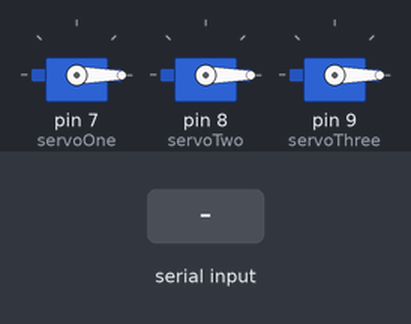
Simulated run of this sketch. Board: Arduino Uno, built with avr-gcc and run on an emulated ATmega328P. On the bench: 3 × servo. Inputs (shaded band) come from the test bench. What the sketch prints to the serial monitor is not drawn.

Above: at 1.2 s.
1.3 s: byte 1 (1) received over Serial
At 2.4 s:
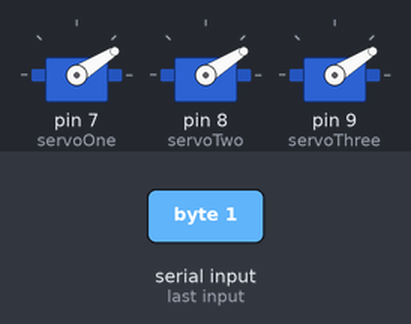
Timing chart, 0 to 4.3 s (numbered marks = the images above; inputs shaded):
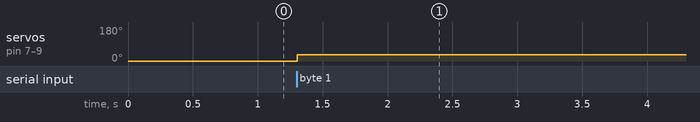

The sketch:

gripSketch.ino
```cpp
#include <Servo.h>

Servo servoOne;
Servo servoTwo;
Servo servoThree;

boolean opened = true;

void setup() {
  Serial.begin(9600);
  servoOne.attach(7);
  servoTwo.attach(8);
  servoThree.attach(9);
  openServos();
}

void loop() {
  serialEvent();
}

void serialEvent() {
  int readValue = Serial.read();
  Serial.println(readValue);
  if (readValue==1){
    toggle();
  } else {
    digitalWrite(13,LOW);
  }
}

void toggle(){
  if (opened == true){
    closeServos();
    opened = false;
  } else {
    openServos();
    opened = true;
  }
}

void closeServos(){
  servoOne.write(32);
  servoTwo.write(32);
  servoThree.write(32);
}

void openServos(){
  servoOne.write(0);
  servoTwo.write(0);
  servoThree.write(0);
}
```

Measured:
- after the input at 1.3 s, servo on pin 7 (servoOne), servo on pin 8 (servoTwo), servo on pin 9 (servoThree): 0° → 32° at once
